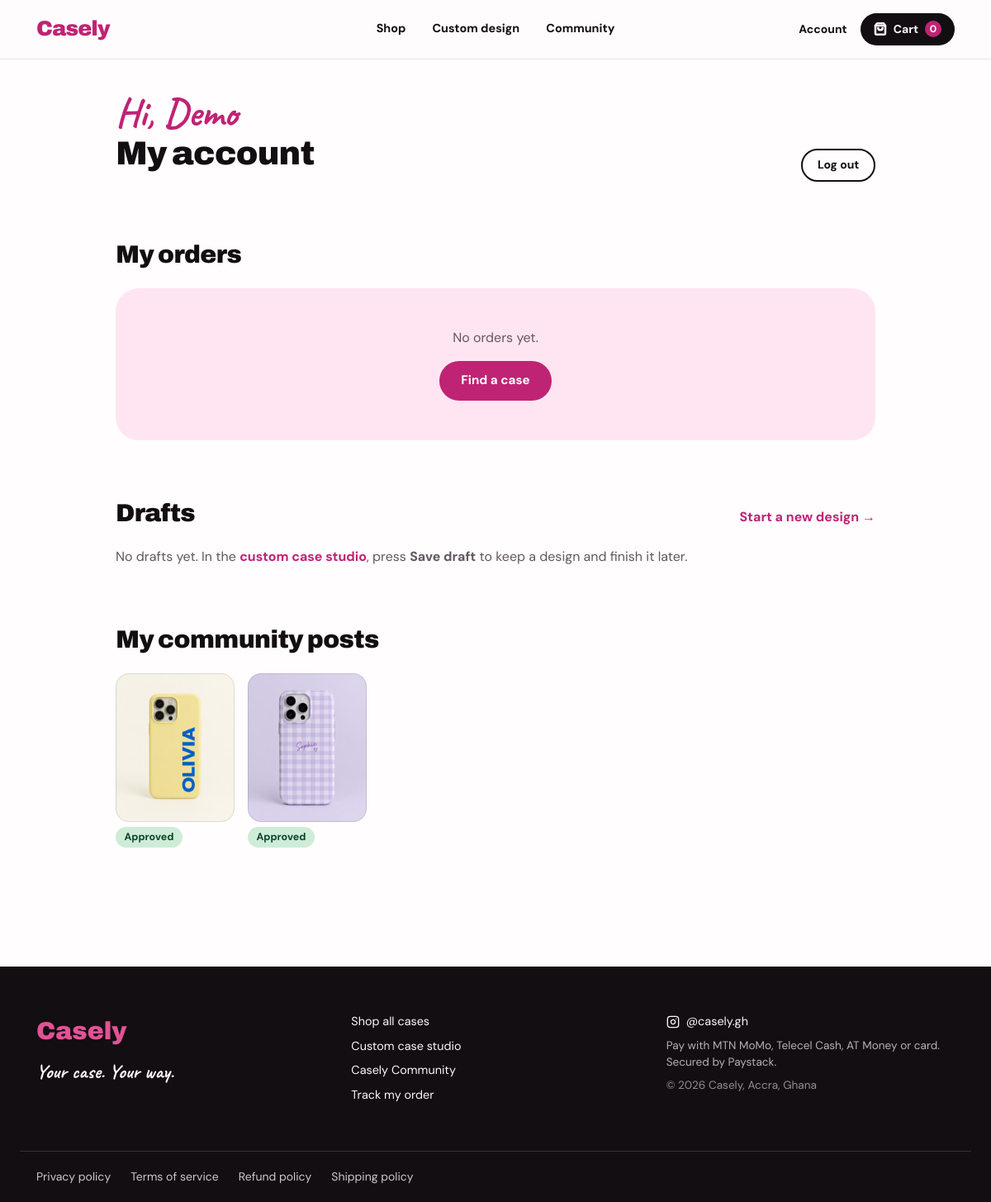
The app's page /views/account.php (signed in) with its own data.
### tables this page shows
CREATE TABLE `community_posts` (
  `post_id` int(11) NOT NULL AUTO_INCREMENT,
  `customer_id` int(11) NOT NULL,
  `product_id` int(11) DEFAULT NULL,
  `post_image` varchar(255) NOT NULL,
  `caption` varchar(150) DEFAULT NULL,
  `handle` varchar(40) DEFAULT NULL,
  `status` enum('pending','approved','rejected') NOT NULL DEFAULT 'pending',
  `reward_code` varchar(30) DEFAULT NULL,
  `created_at` timestamp NOT NULL DEFAULT CURRENT_TIMESTAMP,
  PRIMARY KEY (`post_id`),
  KEY `customer_id` (`customer_id`),
  KEY `product_id` (`product_id`),
  CONSTRAINT `community_posts_ibfk_1` FOREIGN KEY (`customer_id`) REFERENCES `customer` (`customer_id`) ON DELETE CASCADE,
  CONSTRAINT `community_posts_ibfk_2` FOREIGN KEY (`product_id`) REFERENCES `products` (`product_id`) ON DELETE SET NULL
);

### core/core.php (called while the page is built, shortened)
<?php
function get_user_id()
{
    return $_SESSION['customer_id'] ?? null;
}
function e($value)
{
    return htmlspecialchars((string) $value, ENT_QUOTES, 'UTF-8');
}
function root_dir()
{
    return defined('ROOT_DIR') ? ROOT_DIR : '..';
}

### views/layout/flash.php (called while the page is built, shortened)
<?php
$ROOT_DIR = $ROOT_DIR ?? root_dir();
?>

### controllers/OrderController.php (called while the page is built, shortened)
<?php
require_once __DIR__ . "/../classes/OrderClass.php";
class OrderController
{
    private $orderModel;
    public function __construct()
    {
        $this->orderModel = new OrderClass();
    }
    public function getOrdersByCustomer($customerId)
    {
        return $this->orderModel->getOrdersByCustomer($customerId);
    }
}

### classes/OrderClass.php (called while the page is built, shortened)
<?php
require_once __DIR__ . "/../core/db_class.php";
class OrderClass extends Database
{
    public function getOrdersByCustomer($customerId)
    {
        $sql = "SELECT o.*, (SELECT COALESCE(SUM(qty), 0) FROM orderdetails WHERE order_id = o.order_id) AS item_count
                FROM orders o WHERE o.customer_id = ? ORDER BY o.order_date DESC";
        return $this->fetchAll($sql, [$customerId]);
    }
}

### core/db_class.php (called while the page is built, shortened)
<?php
class Database
{
    private static $sharedConn = null;
    private $conn;
    public function __construct()
    {
        if (self::$sharedConn === null) {
            try {
                self::$sharedConn = new PDO(
                    "mysql:host=" . DB_HOST . ";dbname=" . DB_NAME . ";charset=utf8mb4",
                    DB_USER,
                    DB_PASS
                );
                self::$sharedConn->setAttribute(PDO::ATTR_ERRMODE, PDO::ERRMODE_EXCEPTION);
                self::$sharedConn->setAttribute(PDO::ATTR_EMULATE_PREPARES, false);
            } catch (PDOException $e) {
                error_log("Database connection failed: " . $e->getMessage());
                http_response_code(500);
                die("Sorry, the store is unavailable right now. Try again shortly.");
            }
        }
        $this->conn = self::$sharedConn;
    }
    public function fetchAll($sql, $params = [])
    {
        $stmt = $this->conn->prepare($sql);
        $stmt->execute($params);
        return $stmt->fetchAll(PDO::FETCH_ASSOC);
    }
}

### controllers/DraftController.php (called while the page is built, shortened)
<?php
require_once __DIR__ . "/../classes/DraftClass.php";
class DraftController
{
    private $model;
    public function __construct()
    {
        $this->model = new DraftClass();
    }
    public function getDrafts($customerId)
    {
        return $this->model->getDraftsByCustomer($customerId);
    }
}

### classes/DraftClass.php (called while the page is built, shortened)
<?php
require_once __DIR__ . "/../core/db_class.php";
class DraftClass extends Database
{
    public function getDraftsByCustomer($customerId)
    {
        $sql = "SELECT d.draft_id, d.draft_name, d.preview_image, d.updated_at, m.model_name
                FROM design_drafts d
                LEFT JOIN phone_models m ON m.model_id = d.model_id
                WHERE d.customer_id = ?
                ORDER BY d.updated_at DESC";
        return $this->fetchAll($sql, [$customerId]);
    }
}

### controllers/CommunityController.php (called while the page is built, shortened)
<?php
require_once __DIR__ . "/../classes/CommunityClass.php";
class CommunityController
{
    private $communityModel;
    public function __construct()
    {
        $this->communityModel = new CommunityClass();
    }
    public function getPostsByCustomer($customerId)
    {
        return $this->communityModel->getPostsByCustomer($customerId);
    }
}

### classes/CommunityClass.php (called while the page is built, shortened)
<?php
require_once __DIR__ . "/../core/db_class.php";
class CommunityClass extends Database
{
    public function getPostsByCustomer($customerId)
    {
        $sql = "SELECT cp.*, p.product_title FROM community_posts cp
                LEFT JOIN products p ON p.product_id = cp.product_id
                WHERE cp.customer_id = ? ORDER BY cp.created_at DESC";
        return $this->fetchAll($sql, [$customerId]);
    }
}

### views/account.php (the view, shortened to what this page needs)
<?php
require_once __DIR__ . '/../core/core.php';
require_once __DIR__ . '/layout/header.php';
require_once __DIR__ . '/../controllers/OrderController.php';
require_once __DIR__ . '/../controllers/CommunityController.php';
require_once __DIR__ . '/../controllers/DraftController.php';
$orders = (new OrderController())->getOrdersByCustomer(get_user_id());
$posts = (new CommunityController())->getPostsByCustomer(get_user_id());
$drafts = (new DraftController())->getDrafts(get_user_id());
?>
<div class="container container-narrow page">
    <div class="section-head">
        <div>
            <p class="script script-lg">Hi, <?php echo e(strtok($_SESSION['customer_name'], ' ')); ?></p>
            <h1 class="display-md">My account</h1>
        </div>
        <a href="<?php echo $ROOT_DIR; ?>/logout.php" class="btn btn-outline btn-sm">Log out</a>
    </div>
    <section class="section">
        <h2 class="section-title">My orders</h2>
        <?php if (!$orders): ?>
            <div class="soft-panel empty-state">
                <p class="muted">No orders yet.</p>
                <a href="<?php echo $ROOT_DIR; ?>/views/shop.php" class="btn btn-primary">Find a case</a>
            </div>
        <?php endif; ?>
    </section>
    <section class="section" id="drafts">
        <div class="section-head">
            <h2 class="section-title">Drafts</h2>
            <a href="<?php echo $ROOT_DIR; ?>/views/design.php" class="text-link">Start a new design &rarr;</a>
        </div>
        <?php if (!$drafts): ?>
            <p class="muted">No drafts yet. In the <a href="<?php echo $ROOT_DIR; ?>/views/design.php" class="text-link">custom case studio</a>, press <strong>Save draft</strong> to keep a design and finish it later.</p>
        <?php endif; ?>
    </section>
    <section class="section">
        <h2 class="section-title">My community posts</h2>
        <?php if (!$posts): ?>
            <p class="muted">You haven't shared a photo yet. <a href="<?php echo $ROOT_DIR; ?>/views/community.php#share" class="text-link">Share your case</a> and earn a discount code.</p>
        <?php else: ?>
            <div class="post-strip">
                <?php foreach ($posts as $post): ?>
                    <figure>
                        <img src="<?php echo $ROOT_DIR; ?>/uploads/public/community/<?php echo e($post['post_image']); ?>" alt="Your community post" loading="lazy">
                        <figcaption><span class="status status-<?php echo e($post['status']); ?>"><?php echo ucfirst($post['status']); ?></span></figcaption>
                    </figure>
                <?php endforeach; ?>
            </div>
        <?php endif; ?>
    </section>
</div>
<?php require_once __DIR__ . '/layout/footer.php'; ?>

### css/style.css (style rules this page uses)
:root { --radius: 1.25rem; --background: oklch(0.995 0.003 350); --foreground: oklch(0.17 0.01 330); --card: oklch(1 0 0); --primary: oklch(0.65 0.19 355); --primary-strong: oklch(0.54 0.2 355); --primary-foreground: oklch(1 0 0); --secondary: oklch(0.95 0.035 350); --secondary-foreground: oklch(0.3 0.08 340); --muted: oklch(0.965 0.01 340); --muted-foreground: oklch(0.47 0.02 330); --accent: oklch(0.92 0.06 95); --destructive: oklch(0.55 0.22 27); --destructive-text: oklch(0.5 0.2 27); --border: oklch(0.92 0.015 340); --input: oklch(0.64 0.02 340); --ring: oklch(0.65 0.19 355); --plum: oklch(0.32 0.1 345); --lilac: oklch(0.78 0.08 310); --butter: oklch(0.93 0.11 100); --mint: oklch(0.88 0.06 155); --sky: oklch(0.85 0.05 255); --pink-soft: oklch(0.9 0.06 355); --ink: oklch(0.17 0.01 330); --ink-foreground: oklch(0.98 0.005 350); --success: oklch(0.55 0.13 155); --warning: oklch(0.7 0.15 70); --font-display: "Archivo", system-ui, sans-serif; --font-sans: "DM Sans", system-ui, sans-serif; --font-script: "Caveat", cursive; }
*, *::before, *::after { box-sizing: border-box; border-color: var(--border); }
html { -webkit-text-size-adjust: 100%; -webkit-font-smoothing: antialiased; -moz-osx-font-smoothing: grayscale; scroll-padding-top: 7rem; }
body { margin: 0; background: var(--background); color: var(--foreground); font-family: var(--font-sans); font-size: 1rem; line-height: 1.5; -webkit-tap-highlight-color: transparent; }
h1, h2, h3 { font-family: var(--font-display); letter-spacing: -0.02em; line-height: 1.1; margin: 0; text-wrap: balance; }
p { margin: 0; text-wrap: pretty; }
img { max-width: 100%; display: block; }
a { color: inherit; text-decoration: none; }
.container { width: 100%; max-width: 72rem; margin: 0 auto; padding: 0 1.25rem; }
.container-narrow { max-width: 60rem; }
.page { padding-top: 2.5rem; padding-bottom: 2.5rem; }
.section { margin-top: 4.5rem; }
.section-head { display: flex; align-items: flex-end; justify-content: space-between; gap: 1rem; flex-wrap: wrap; margin-bottom: 1.5rem; }
.section-head .section-title { margin-bottom: 0; }
.display-md { font-size: 2.25rem; font-weight: 900; margin: .25rem 0 .75rem; }
.section-title { font-size: 1.875rem; font-weight: 900; margin-bottom: 1.5rem; }
.script { font-family: var(--font-script); color: var(--primary-strong); font-weight: 700; letter-spacing: 0; }
.script-lg { font-size: 2.25rem; line-height: 1; display: inline-block; }
.muted { color: var(--muted-foreground); }
.text-link { color: var(--primary-strong); font-weight: 700; background: none; border: 0; padding: 0; }
@media (min-width: 768px) { .display-md { font-size: 2.5rem; } }
@media (min-width: 768px) { .script-lg { font-size: 3rem; } }
.btn { display: inline-flex; align-items: center; justify-content: center; gap: .5rem; min-height: 48px; padding: .75rem 1.5rem; border-radius: 999px; border: 2px solid transparent; font-weight: 700; font-size: .95rem; line-height: 1.2; text-align: center; transition: transform .15s ease-out, background-color .15s ease, opacity .15s ease; }
.btn-primary { background: var(--primary-strong); color: var(--primary-foreground); }
.btn-outline { border-color: var(--ink); background: transparent; }
.btn-sm { min-height: 40px; padding: .5rem 1.1rem; font-size: .875rem; }
.empty-state { text-align: center; padding: 3rem 1rem; display: grid; justify-items: center; gap: 1rem; }
.soft-panel { background: var(--secondary); border-radius: 1.75rem; }
.post-strip { display: flex; gap: 1rem; overflow-x: auto; padding-bottom: .5rem; }
.post-strip figure { margin: 0; flex: 0 0 9rem; }
.post-strip img { aspect-ratio: 4 / 5; object-fit: cover; border-radius: 1rem; }
.post-strip figcaption { margin-top: .35rem; }
.status { display: inline-block; padding: .2rem .65rem; border-radius: 999px; font-size: .78rem; font-weight: 700; background: var(--muted); white-space: nowrap; }
.status-paid, .status-approved, .status-delivered { background: color-mix(in oklab, var(--mint) 70%, white); color: oklch(0.35 0.08 155); }
:root { --image-outline: oklch(0 0 0 / 0.1); }
.product-card-media, .product-detail-media, .cart-thumb, .mini-wall img, .post-strip img, .admin-thumb, .review-card img { outline: 1px solid var(--image-outline); outline-offset: -1px; }

### records on screen
community_posts: post_image (picture), status "Approved"
community_posts: post_image (picture), status "Approved"

### other values on screen
$label "Shop"
$label "Custom design"
$label "Community"
$cartCount "0"
strtok($_SESSION['customer_name'], ' ') "Demo"
